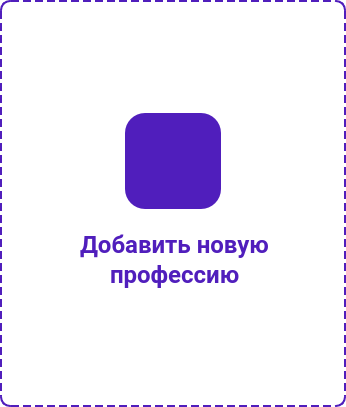
          <widget class="QFrame" name="professionAdd">
           <property name="minimumSize">
            <size>
             <width>346</width>
             <height>407</height>
            </size>
           </property>
           <property name="maximumSize">
            <size>
             <width>346</width>
             <height>407</height>
            </size>
           </property>
           <property name="layoutDirection">
            <enum>Qt::LeftToRight</enum>
           </property>
           <property name="styleSheet">
            <string notr="true">background-color: #FFFFFF;
border: 2px dashed #501EBC;
border-radius: 10px;</string>
           </property>
           <widget class="QPushButton" name="pushButtonAdd">
            <property name="geometry">
             <rect>
              <x>125</x>
              <y>113</y>
              <width>96</width>
              <height>96</height>
             </rect>
            </property>
            <property name="sizePolicy">
             <sizepolicy hsizetype="Minimum" vsizetype="Fixed">
              <horstretch>96</horstretch>
              <verstretch>96</verstretch>
             </sizepolicy>
            </property>
            <property name="minimumSize">
             <size>
              <width>96</width>
              <height>96</height>
             </size>
            </property>
            <property name="maximumSize">
             <size>
              <width>96</width>
              <height>96</height>
             </size>
            </property>
            <property name="styleSheet">
             <string notr="true">QPushButton {
	background-color: rgb(80, 30, 188);
	border: none;
	border-radius: 20px;
}

QPushButton:hover {
	background-color: rgb(50, 19, 116);
}</string>
            </property>
            <property name="text">
             <string/>
            </property>
            <property name="icon">
             <iconset resource="Icons.qrc">
              <normaloff>:/Icons/Icons And Logo/Add.png</normaloff>:/Icons/Icons And Logo/Add.png</iconset>
            </property>
            <property name="iconSize">
             <size>
              <width>56</width>
              <height>56</height>
             </size>
            </property>
           </widget>
           <widget class="QLabel" name="textAdd">
            <property name="geometry">
             <rect>
              <x>80</x>
              <y>230</y>
              <width>191</width>
              <height>28</height>
             </rect>
            </property>
            <property name="sizePolicy">
             <sizepolicy hsizetype="Preferred" vsizetype="Preferred">
              <horstretch>0</horstretch>
              <verstretch>28</verstretch>
             </sizepolicy>
            </property>
            <property name="minimumSize">
             <size>
              <width>0</width>
              <height>28</height>
             </size>
            </property>
            <property name="maximumSize">
             <size>
              <width>16777215</width>
              <height>28</height>
             </size>
            </property>
            <property name="palette">
             <palette>
              <active>
               <colorrole role="WindowText">
                <brush brushstyle="SolidPattern">
                 <color alpha="255">
                  <red>80</red>
                  <green>30</green>
                  <blue>188</blue>
                 </color>
                </brush>
               </colorrole>
               <colorrole role="Button">
                <brush brushstyle="SolidPattern">
                 <color alpha="255">
                  <red>255</red>
                  <green>255</green>
                  <blue>255</blue>
                 </color>
                </brush>
               </colorrole>
               <colorrole role="Base">
                <brush brushstyle="SolidPattern">
                 <color alpha="255">
                  <red>255</red>
                  <green>255</green>
                  <blue>255</blue>
                 </color>
                </brush>
               </colorrole>
               <colorrole role="Window">
                <brush brushstyle="SolidPattern">
                 <color alpha="255">
                  <red>255</red>
                  <green>255</green>
                  <blue>255</blue>
                 </color>
                </brush>
               </colorrole>
              </active>
              <inactive>
               <colorrole role="WindowText">
                <brush brushstyle="SolidPattern">
                 <color alpha="255">
                  <red>80</red>
                  <green>30</green>
                  <blue>188</blue>
                 </color>
                </brush>
               </colorrole>
               <colorrole role="Button">
                <brush brushstyle="SolidPattern">
                 <color alpha="255">
                  <red>255</red>
                  <green>255</green>
                  <blue>255</blue>
                 </color>
                </brush>
               </colorrole>
               <colorrole role="Base">
                <brush brushstyle="SolidPattern">
                 <color alpha="255">
                  <red>255</red>
                  <green>255</green>
                  <blue>255</blue>
                 </color>
                </brush>
               </colorrole>
               <colorrole role="Window">
                <brush brushstyle="SolidPattern">
                 <color alpha="255">
                  <red>255</red>
                  <green>255</green>
                  <blue>255</blue>
                 </color>
                </brush>
               </colorrole>
              </inactive>
              <disabled>
               <colorrole role="WindowText">
                <brush brushstyle="SolidPattern">
                 <color alpha="255">
                  <red>120</red>
                  <green>120</green>
                  <blue>120</blue>
                 </color>
                </brush>
               </colorrole>
               <colorrole role="Button">
                <brush brushstyle="SolidPattern">
                 <color alpha="255">
                  <red>255</red>
                  <green>255</green>
                  <blue>255</blue>
                 </color>
                </brush>
               </colorrole>
               <colorrole role="Base">
                <brush brushstyle="SolidPattern">
                 <color alpha="255">
                  <red>255</red>
                  <green>255</green>
                  <blue>255</blue>
                 </color>
                </brush>
               </colorrole>
               <colorrole role="Window">
                <brush brushstyle="SolidPattern">
                 <color alpha="255">
                  <red>255</red>
                  <green>255</green>
                  <blue>255</blue>
                 </color>
                </brush>
               </colorrole>
              </disabled>
             </palette>
            </property>
            <property name="font">
             <font>
              <family>Roboto</family>
              <pointsize>18</pointsize>
              <weight>75</weight>
              <bold>true</bold>
             </font>
            </property>
            <property name="styleSheet">
             <string notr="true">border: none;</string>
            </property>
            <property name="text">
             <string>Добавить новую</string>
            </property>
           </widget>
           <widget class="QLabel" name="textAdd_2">
            <property name="geometry">
             <rect>
              <x>110</x>
              <y>260</y>
              <width>131</width>
              <height>28</height>
             </rect>
            </property>
            <property name="sizePolicy">
             <sizepolicy hsizetype="Preferred" vsizetype="Preferred">
              <horstretch>0</horstretch>
              <verstretch>28</verstretch>
             </sizepolicy>
            </property>
            <property name="minimumSize">
             <size>
              <width>0</width>
              <height>28</height>
             </size>
            </property>
            <property name="maximumSize">
             <size>
              <width>16777215</width>
              <height>28</height>
             </size>
            </property>
            <property name="palette">
             <palette>
              <active>
               <colorrole role="WindowText">
                <brush brushstyle="SolidPattern">
                 <color alpha="255">
                  <red>80</red>
                  <green>30</green>
                  <blue>188</blue>
                 </color>
                </brush>
               </colorrole>
               <colorrole role="Button">
                <brush brushstyle="SolidPattern">
                 <color alpha="255">
                  <red>255</red>
                  <green>255</green>
                  <blue>255</blue>
                 </color>
                </brush>
               </colorrole>
               <colorrole role="Base">
                <brush brushstyle="SolidPattern">
                 <color alpha="255">
                  <red>255</red>
                  <green>255</green>
                  <blue>255</blue>
                 </color>
                </brush>
               </colorrole>
               <colorrole role="Window">
                <brush brushstyle="SolidPattern">
                 <color alpha="255">
                  <red>255</red>
                  <green>255</green>
                  <blue>255</blue>
                 </color>
                </brush>
               </colorrole>
              </active>
              <inactive>
               <colorrole role="WindowText">
                <brush brushstyle="SolidPattern">
                 <color alpha="255">
                  <red>80</red>
                  <green>30</green>
                  <blue>188</blue>
                 </color>
                </brush>
               </colorrole>
               <colorrole role="Button">
                <brush brushstyle="SolidPattern">
                 <color alpha="255">
                  <red>255</red>
                  <green>255</green>
                  <blue>255</blue>
                 </color>
                </brush>
               </colorrole>
               <colorrole role="Base">
                <brush brushstyle="SolidPattern">
                 <color alpha="255">
                  <red>255</red>
                  <green>255</green>
                  <blue>255</blue>
                 </color>
                </brush>
               </colorrole>
               <colorrole role="Window">
                <brush brushstyle="SolidPattern">
                 <color alpha="255">
                  <red>255</red>
                  <green>255</green>
                  <blue>255</blue>
                 </color>
                </brush>
               </colorrole>
              </inactive>
              <disabled>
               <colorrole role="WindowText">
                <brush brushstyle="SolidPattern">
                 <color alpha="255">
                  <red>120</red>
                  <green>120</green>
                  <blue>120</blue>
                 </color>
                </brush>
               </colorrole>
               <colorrole role="Button">
                <brush brushstyle="SolidPattern">
                 <color alpha="255">
                  <red>255</red>
                  <green>255</green>
                  <blue>255</blue>
                 </color>
                </brush>
               </colorrole>
               <colorrole role="Base">
                <brush brushstyle="SolidPattern">
                 <color alpha="255">
                  <red>255</red>
                  <green>255</green>
                  <blue>255</blue>
                 </color>
                </brush>
               </colorrole>
               <colorrole role="Window">
                <brush brushstyle="SolidPattern">
                 <color alpha="255">
                  <red>255</red>
                  <green>255</green>
                  <blue>255</blue>
                 </color>
                </brush>
               </colorrole>
              </disabled>
             </palette>
            </property>
            <property name="font">
             <font>
              <family>Roboto</family>
              <pointsize>18</pointsize>
              <weight>75</weight>
              <bold>true</bold>
             </font>
            </property>
            <property name="styleSheet">
             <string notr="true">border: none;</string>
            </property>
            <property name="text">
             <string>профессию</string>
            </property>
           </widget>
          </widget>
